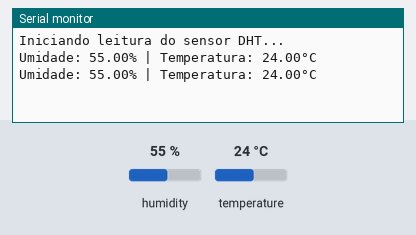
This sketch was run on a simulated Arduino Uno, built with avr-gcc and run on an emulated ATmega328P. Parts: the last lines printed to the serial monitor. The inputs (shaded band) are chosen by the test bench; at power-on: humidity 55 %, temperature 24 °C.

Above: at 4.8 s.
4.9 s: humidity set to 22 %
At 6.7 s:
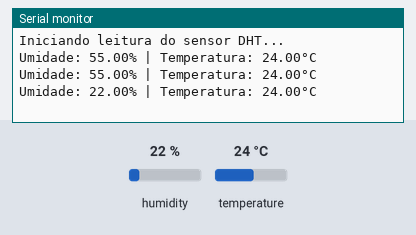
7.9 s: temperature set to 12 °C
At 9.1 s:
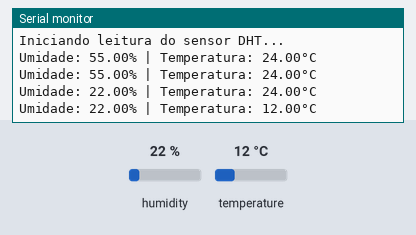
10.9 s: humidity set to 40 %
At 12.8 s:
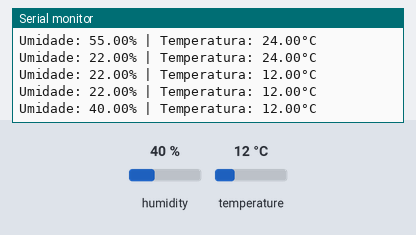
Timing chart, 0 to 14.3 s (numbered marks = the images above; inputs shaded):
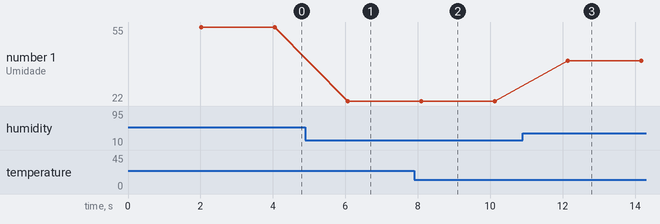

The sketch:

sensor_dht.ino
```cpp
#include "DHT.h"

// --- Configurações do Hardware ---
#define DHTPIN 3      // Pino digital conectado ao sensor (verifique sua montagem)
#define DHTTYPE DHT11 // Defina aqui o modelo: DHT11 ou DHT22

DHT dht(DHTPIN, DHTTYPE);

void setup() {
  Serial.begin(9600);
  dht.begin();
  Serial.println(F("Iniciando leitura do sensor DHT..."));
}

void loop() {
  // O sensor requer um intervalo mínimo de 2 segundos entre leituras
  delay(2000);

  // Leitura da umidade e temperatura (Celsius)
  float umidade = dht.readHumidity();
  float temperatura = dht.readTemperature();

  // Verifica se houve falha na leitura (retorna NaN se falhar)
  if (isnan(umidade) || isnan(temperatura)) {
    Serial.println(F("Erro: Falha ao ler do sensor DHT!"));
    return;
  }

  // --- Saída Formatada ---
  // Formato ideal para copiar os dados depois ou integrar via Serial
  Serial.print(F("Umidade: "));
  Serial.print(umidade);
  Serial.print(F("% | Temperatura: "));
  Serial.print(temperatura);
  Serial.println(F("°C"));
}
```

Measured:
- after the input at 4.9 s, the serial monitor: prints a new line after 1.2 s (image 1)
- after the input at 7.9 s, the serial monitor: prints a new line after 0.20 s (image 2)
- after the input at 10.9 s, the serial monitor: prints a new line after 1.2 s (image 3)
- plotted number 1: 55 → 22 after the input at 4.9 s, 22 → 40 after the input at 10.9 s
